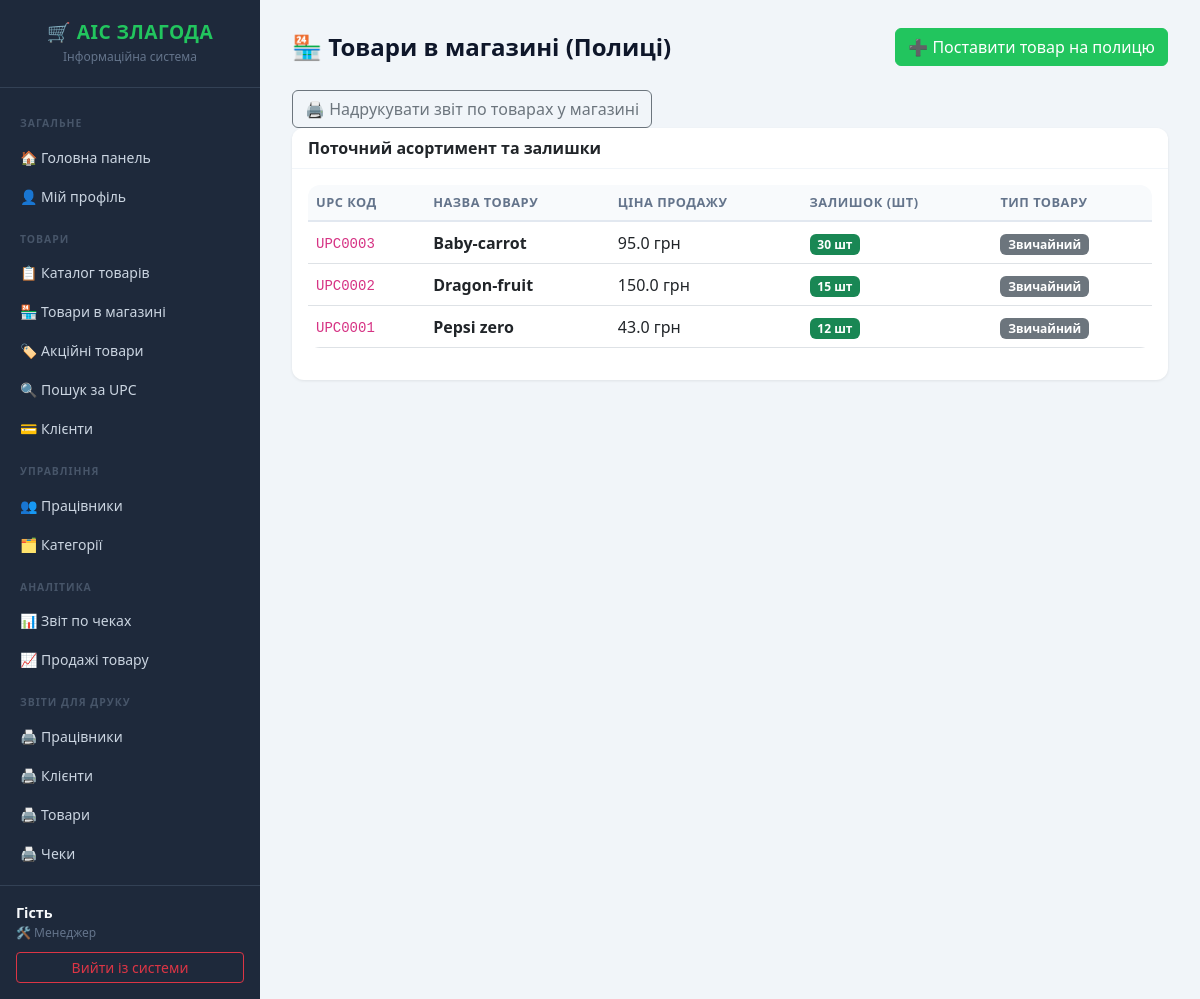
Page /store_product/ (signed in) on the earlier database version.
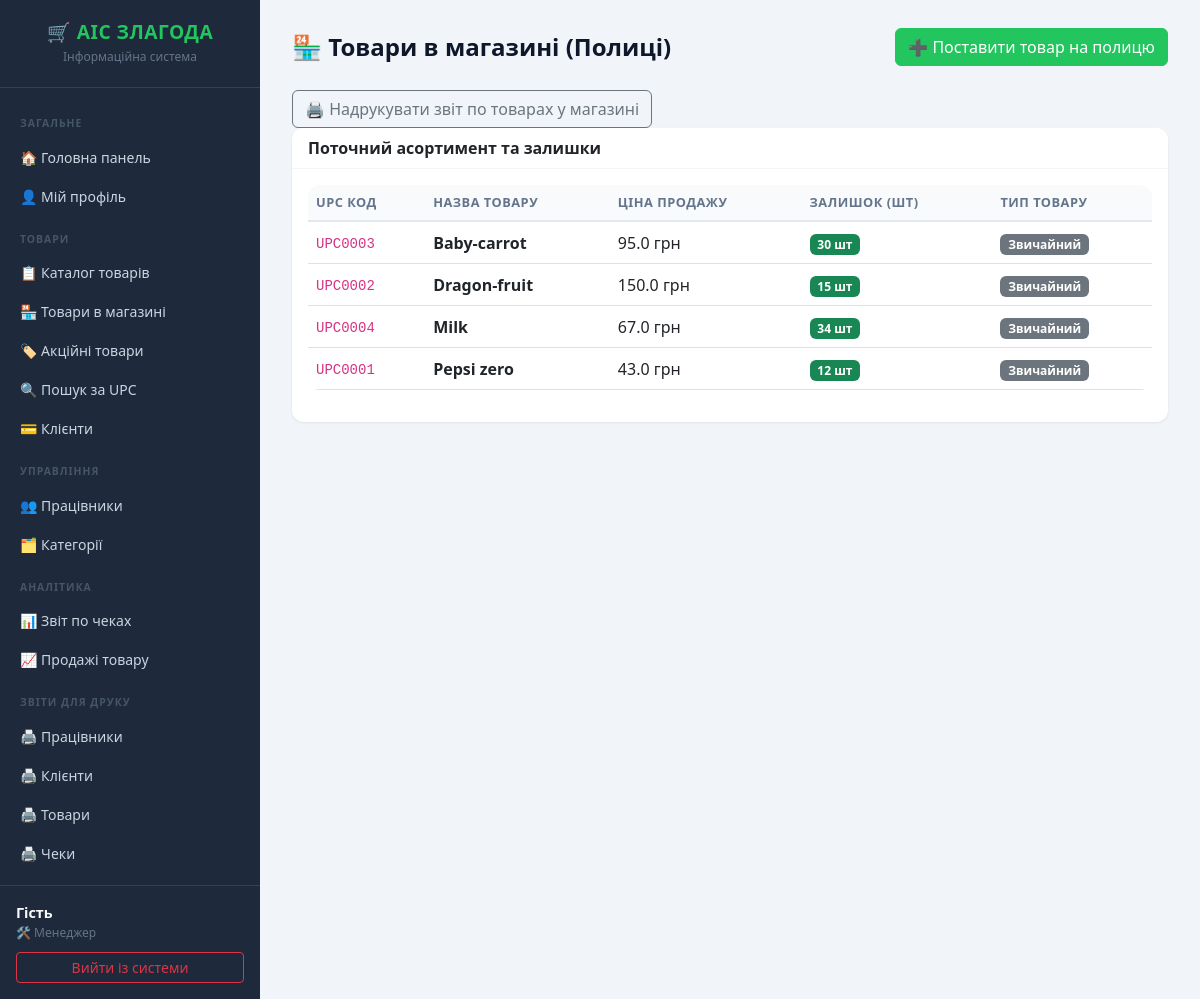
Same page on the later database version.
### tables this page shows
CREATE TABLE Store_Product(
        UPC TEXT PRIMARY KEY,
        UPC_prom TEXT,
        id_product INTEGER NOT NULL,
        selling_price REAL NOT NULL CHECK(selling_price >= 0),
        products_number INTEGER NOT NULL CHECK(products_number >= 0),
        promotional_product INTEGER NOT NULL CHECK(promotional_product IN (0, 1)),
        FOREIGN KEY (UPC_prom) REFERENCES Store_Product(UPC)
            ON UPDATE CASCADE ON DELETE SET NULL,
        FOREIGN KEY (id_product) REFERENCES Product(id_product)
            ON UPDATE CASCADE ON DELETE NO ACTION
    );

CREATE TABLE Product(
        id_product INTEGER PRIMARY KEY,
        category_number INTEGER NOT NULL,
        product_name TEXT NOT NULL, 
        characteristics TEXT,
        FOREIGN KEY (category_number) REFERENCES Category(category_number)
            ON UPDATE CASCADE ON DELETE NO ACTION
    );

### backend/storeProduct.py (the view)
@store_product_bp.route('/')
@login_required
@roles_required('Manager', 'Cashier')
def list_store_products():
    promo_filter = request.args.get('promo', '').strip()  # '0', '1' або ''
    sort_by = request.args.get('sort', 'name')
    sort_map = {
        'name': 'p.product_name',
        'quantity': 'sp.products_number'
    }
    order = sort_map.get(sort_by, 'p.product_name')
    query = f'''
        SELECT sp.UPC, sp.UPC_prom, p.product_name, p.characteristics,
               sp.selling_price, sp.products_number, sp.promotional_product
        FROM Store_Product sp
        JOIN Product p ON sp.id_product = p.id_product
        WHERE 1=1
    '''
    params = []
    if promo_filter in ('0', '1'):
        query += ' AND sp.promotional_product = ?'
        params.append(int(promo_filter))
    query += f' ORDER BY {order}'
    conn = get_db_connection()
    store_products = conn.execute(query, params).fetchall()
    conn.close()
    return render_template('store_product/list.html',
                           store_products=store_products,
                           promo_filter=promo_filter,
                           sort_by=sort_by)

### backend/initdb.py (called while the page is built)
def get_db_connection():
    conn = sqlite3.connect(DB_PATH)
    conn.row_factory = sqlite3.Row
    conn.execute("PRAGMA foreign_keys = ON;")
    return conn

### templates/store_product/list.html (shortened to what this page needs)
{% extends 'base.html' %}
{% block content %}
<div class="d-flex justify-content-between align-items-center mb-4">
    <h1 class="page-title m-0">🏪 Товари в магазині (Полиці)</h1>
    {% if session.get('role') == 'Manager' %}
    <a href="{{ url_for('store_product.add_store_product') }}" class="btn btn-primary">
        ➕ Поставити товар на полицю
    </a>
    {% endif %}
</div>
<div class="mt-3">
    <a href="{{ url_for('analytics.print_report', report_type='products') }}" target="_blank" class="btn btn-outline-secondary">
        🖨️ Надрукувати звіт по товарах у магазині
    </a>
</div>
<div class="card">
    <div class="card-header">Поточний асортимент та залишки</div>
    <div class="card-body">
        <div class="table-responsive">
            <table class="table table-hover align-middle">
                <thead>
                    <tr>
                        <th>UPC код</th>
                        <th>Назва товару</th>
                        <th>Ціна продажу</th>
                        <th>Залишок (шт)</th>
                        <th>Тип товару</th>
                    </tr>
                </thead>
                <tbody>
    {% for sp in store_products %}
    <tr>
        <td><code>{{ sp.UPC }}</code></td>
        <td><strong>{{ sp.product_name }}</strong></td>
        <td>{{ sp.selling_price }} грн</td>
        <td>
            {% if sp.products_number < 10 %}
            <span class="badge bg-danger">{{ sp.products_number }} шт (Мало!)</span>
            {% else %}
            <span class="badge bg-success">{{ sp.products_number }} шт</span>
            {% endif %}
        </td>
        <td>
            {% if sp.promotional_product == 1 %}
            <span class="badge bg-warning text-dark">🔥 Акційний</span>
            {% else %}
            <span class="badge bg-secondary">Звичайний</span>
            {% endif %}
        </td>
        </tr>
    {% else %}
    <tr>
        <td colspan="6" class="text-center text-muted py-4">На полицях магазину пусто.</td>
    </tr>
    {% endfor %}
</tbody>
            </table>
        </div>
    </div>
</div>
{% endblock %}

Differences in the rows shown:
added Store_Product: UPC "UPC0004", product_name "Milk", selling_price "67.0", products_number "34", promotional_product "Звичайний"
